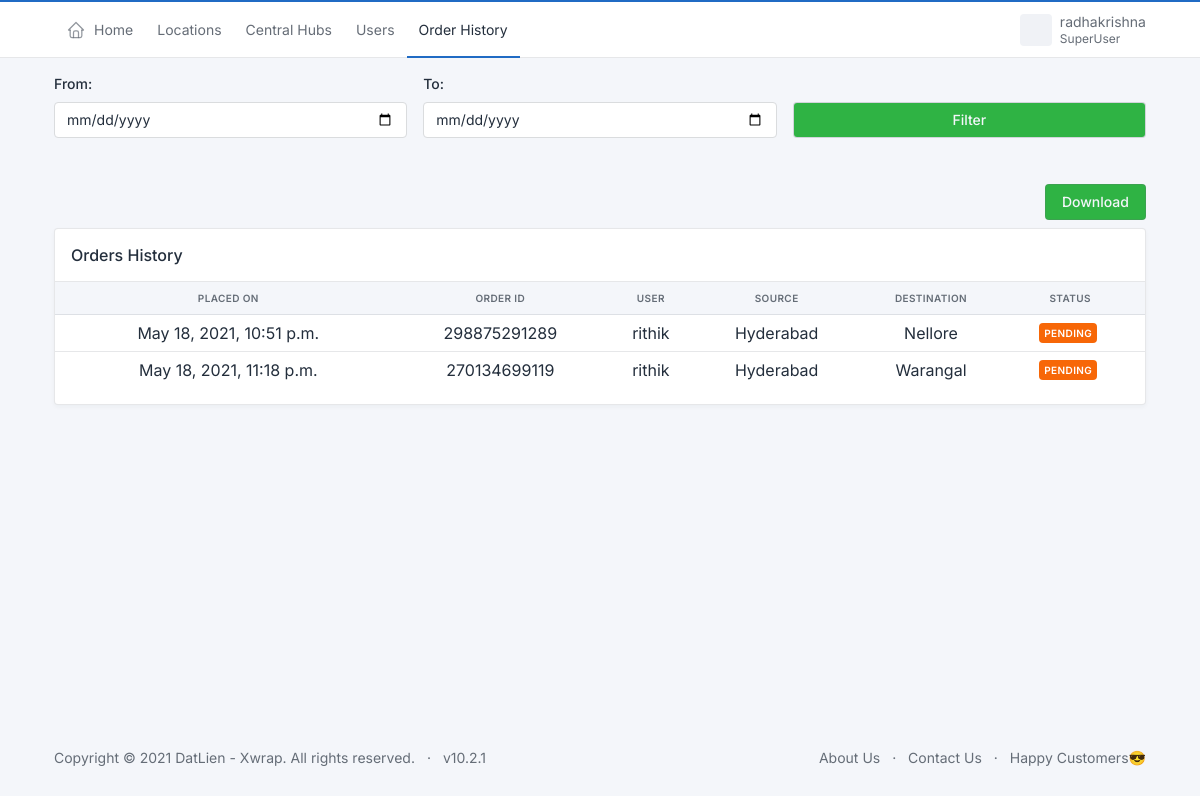
Before: /datlien_admin/orders_history/ (signed in) with the older database file.
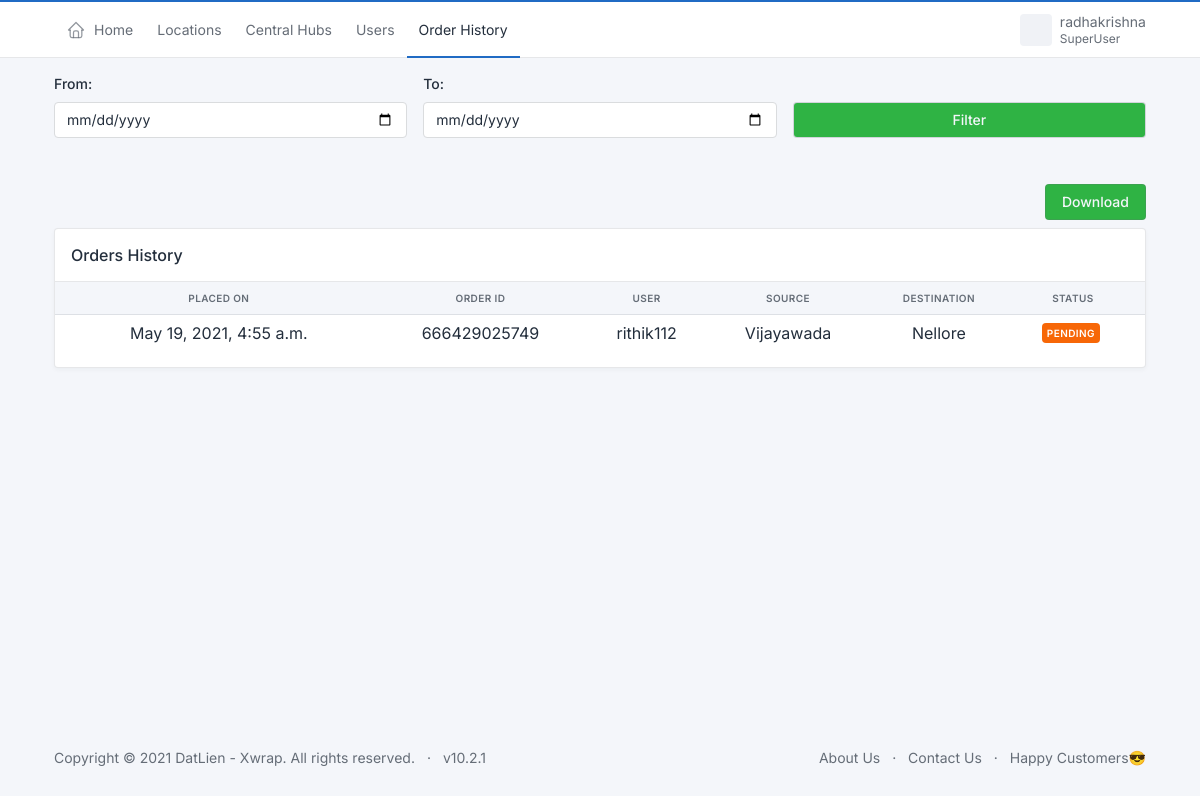
After: the same page with the newer database file.
### user/models.py (models this page shows, shortened)
class Delivery(RandomIDModel):
    user = models.CharField(max_length=100)
    source = models.ForeignKey(Hub,on_delete=models.CASCADE,related_name='+')
    destination = models.ForeignKey(Hub,on_delete=models.CASCADE,related_name='+')
    weight = models.IntegerField(default=0, verbose_name='Weight (In KGs)')
    type = models.CharField(max_length=100, null=True)
    destination_person = models.CharField(max_length=100, null=True, verbose_name="Destination Person")
    destination_address = models.CharField(max_length=100, null=True, verbose_name="Destination Address")
    destination_contact = models.CharField(max_length=10, null=True, verbose_name="Destination Contact No.")
    total_amount = models.IntegerField(default=0)
    is_approved = models.BooleanField(default=False)
    is_picked = models.BooleanField(default=False)
    is_shipped = models.BooleanField(default=False)
    is_transit = models.BooleanField(default=False)
    is_received = models.BooleanField(default=False)
    is_assigned = models.BooleanField(default=False)
    out_for_delivery = models.BooleanField(default=False)
    is_delivered = models.BooleanField(default=False)
    created_on = models.DateTimeField(auto_now_add=True)
    updated_on = models.DateTimeField(auto_now=True)

### datlien/models.py (models this page shows, shortened)
class Hub(RandomIDModel):
    central_hub = models.ForeignKey(CentralHub,on_delete=models.CASCADE,related_name='+')
    city = models.ForeignKey(City,on_delete=models.CASCADE,related_name='+')
    username = models.CharField(max_length=20)
    password = models.CharField(max_length=20)
    email = models.EmailField()
    address = models.CharField(max_length=100)
    base_fare = models.DecimalField(max_digits=9,decimal_places=2,default=0)
    created_on = models.DateTimeField(auto_now_add=True)
    updated_on = models.DateTimeField(auto_now=True)
    def __str__(self):
        return self.city.city

class City(RandomIDModel):
    state = models.ForeignKey(State,on_delete=models.CASCADE,related_name='+')
    city = models.CharField(max_length=20)
    created_on = models.DateTimeField(auto_now_add=True)
    updated_on = models.DateTimeField(auto_now=True)

### datlien/views.py (the view, shortened to what this page needs)
# urls.py: path('orders_history/', views.orders_history, name="orders_history"),
@login_required(login_url="login/")
def orders_history(request):
    superuser = request.user.is_superuser
    username = request.user.get_username()
    orders_history= Delivery.objects.all()
    return render(request, "datlien/orders_history.html",{
        'username':username,
        'superuser':superuser,
        'orders_history':orders_history,
    })

### datlien/templates/datlien/orders_history.html (shortened to what the changed rows need)
{% extends "datlien/base.html" %}
{% block 'body' %}
{% load widget_tweaks %}
<div class="container">
  <div class="col-12 mt-3 mb-3">
    <div class="card">
      <div class="table-responsive">
        <table class="table card-table table-vcenter text-nowrap datatable">
          <thead class="text-center">
            <tr>
                <th>Placed On</th>
                <th>Order Id</th>
                <th>User</th>
                <th>Source</th>
                <th>Destination</th>
                <th>Status</th>
            </tr>
          </thead>
          <tbody class="text-center">
            {% for delivery in orders_history %}
              <tr>
                <td>{{delivery.created_on}}</td>
                <td>{{delivery.id}}</td>
                <td>{{delivery.user}}</td>
                <td>{{delivery.source}}</td>
                <td>{{delivery.destination}}</td>
                <td>
                    {% if not delivery.is_approved %}
                      <span class="badge bg-warning me-1">Pending</span>
                    {% elif not delivery.is_picked %}
                      <span class="badge bg-success me-1">Approved</span>
                    {% elif not delivery.is_shipped %}
                      <span class="badge bg-accent me-1">Picked</span>
                    {% elif not delivery.is_transit %}
                      <span class="badge bg-info me-1">Shipped</span>
                    {% elif not delivery.is_received %}
                      <span class="badge bg-warning me-1">On its Way to Destination</span>
                    {% elif not delivery.out_for_delivery %}
                      <span class="badge bg-info me-1">Received</span>
                    {% elif not delivery.is_delivered %}
                      <span class="badge bg-info me-1">Out for Delivery</span>
                    {% else %}
                      <span class="badge bg-success me-1">Delivered</span>
                    {% endif %}
                </td>
              </tr>
            {% endfor %}
          </tbody>
        </table>
      </div>
    </div>
  </div>
</div>
{% endblock %}

Changed rows visible on the page:
removed Delivery: created_on "May 18, 2021, 10:51 p.m.", id "298875291289", user "rithik", source "Hyderabad", destination "Nellore", is_approved "PENDING"
removed Delivery: created_on "May 18, 2021, 11:18 p.m.", id "270134699119", user "rithik", source "Hyderabad", destination "Warangal", is_approved "PENDING"
added Delivery: created_on "May 19, 2021, 4:55 a.m.", id "666429025749", user "rithik112", source "Vijayawada", destination "Nellore", is_approved "PENDING"
